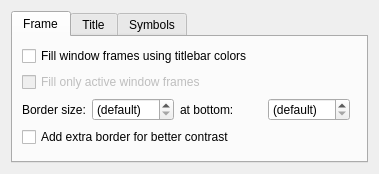
<?xml version="1.0" encoding="UTF-8"?>
<ui version="4.0">
 <class>KWinSkulptureDialog</class>
 <widget class="QWidget" name="KWinSkulptureDialog">
  <layout class="QVBoxLayout" name="verticalLayout">
   <item>
    <widget class="QTabWidget" name="tabWidget">
     <property name="enabled">
      <bool>true</bool>
     </property>
     <property name="currentIndex">
      <number>0</number>
     </property>
     <widget class="QWidget" name="tab">
      <attribute name="title">
       <string>Frame</string>
      </attribute>
      <layout class="QFormLayout" name="formLayout_3">
       <item row="0" column="0" colspan="2">
        <widget class="QCheckBox" name="cm_UseTitleBarBorderColors">
         <property name="text">
          <string>Fill window frames using titlebar colors</string>
         </property>
        </widget>
       </item>
       <item row="1" column="0" colspan="2">
        <widget class="QCheckBox" name="cm_DrawOnlyActiveFrames">
         <property name="enabled">
          <bool>false</bool>
         </property>
         <property name="text">
          <string>Fill only active window frames</string>
         </property>
        </widget>
       </item>
       <item row="2" column="0">
        <widget class="QLabel" name="label_7">
         <property name="text">
          <string>Border size:</string>
         </property>
        </widget>
       </item>
       <item row="2" column="1">
        <layout class="QHBoxLayout" name="horizontalLayout_5">
         <item>
          <widget class="QSpinBox" name="cm_BorderSize">
           <property name="specialValueText">
            <string>(default)</string>
           </property>
           <property name="suffix">
            <string> pixels</string>
           </property>
           <property name="minimum">
            <number>-1</number>
           </property>
           <property name="value">
            <number>-1</number>
           </property>
          </widget>
         </item>
         <item>
          <widget class="QLabel" name="label_8">
           <property name="text">
            <string>at bottom:</string>
           </property>
          </widget>
         </item>
         <item>
          <widget class="QSpinBox" name="cm_BottomBorderSize">
           <property name="specialValueText">
            <string>(default)</string>
           </property>
           <property name="suffix">
            <string> pixels</string>
           </property>
           <property name="minimum">
            <number>-1</number>
           </property>
           <property name="value">
            <number>-1</number>
           </property>
          </widget>
         </item>
         <item>
          <spacer name="horizontalSpacer">
           <property name="orientation">
            <enum>Qt::Horizontal</enum>
           </property>
          </spacer>
         </item>
        </layout>
       </item>
       <item row="3" column="0" colspan="2">
        <widget class="QCheckBox" name="cm_UseExtraContrastBorder">
         <property name="whatsThis">
          <string>When selected, an additional dark border is drawn around the window decoration borders. This increases the contrast on window managers that do not add shadows.</string>
         </property>
         <property name="text">
          <string>Add extra border for better contrast</string>
         </property>
        </widget>
       </item>
      </layout>
     </widget>
     <widget class="QWidget" name="widget_2">
      <attribute name="title">
       <string>Title</string>
      </attribute>
      <layout class="QFormLayout" name="formLayout">
       <item row="0" column="0">
        <widget class="QLabel" name="label_6">
         <property name="text">
          <string>Title bar margin:</string>
         </property>
        </widget>
       </item>
       <item row="0" column="1">
        <widget class="QSpinBox" name="cm_TitleHeight">
         <property name="specialValueText">
          <string>(default)</string>
         </property>
         <property name="suffix">
          <string> pixels</string>
         </property>
         <property name="minimum">
          <number>-1</number>
         </property>
         <property name="value">
          <number>-1</number>
         </property>
        </widget>
       </item>
       <item row="1" column="0">
        <widget class="QLabel" name="label_3">
         <property name="text">
          <string>Vertical text shift:</string>
         </property>
        </widget>
       </item>
       <item row="1" column="1">
        <layout class="QHBoxLayout" name="horizontalLayout_3">
         <item>
          <widget class="QSpinBox" name="cm_TextShift">
           <property name="minimum">
            <number>-9</number>
           </property>
           <property name="maximum">
            <number>9</number>
           </property>
          </widget>
         </item>
         <item>
          <widget class="QLabel" name="label">
           <property name="text">
            <string>for maximized windows:</string>
           </property>
          </widget>
         </item>
         <item>
          <widget class="QSpinBox" name="cm_TextShiftMaximized">
           <property name="minimum">
            <number>-9</number>
           </property>
           <property name="maximum">
            <number>9</number>
           </property>
          </widget>
         </item>
         <item>
          <spacer name="horizontalSpacer_3">
           <property name="orientation">
            <enum>Qt::Horizontal</enum>
           </property>
           <property name="sizeHint" stdset="0">
            <size>
             <width>0</width>
             <height>0</height>
            </size>
           </property>
          </spacer>
         </item>
        </layout>
       </item>
       <item row="2" column="0">
        <widget class="QLabel" name="label_4">
         <property name="text">
          <string>Horizontal alignment:</string>
         </property>
        </widget>
       </item>
       <item row="2" column="1">
        <layout class="QHBoxLayout" name="horizontalLayout_4">
         <item>
          <widget class="QRadioButton" name="cm_TitleAlign_Left">
           <property name="text">
            <string>Left</string>
           </property>
           <property name="checked">
            <bool>true</bool>
           </property>
          </widget>
         </item>
         <item>
          <widget class="QRadioButton" name="cm_TitleAlign_Center">
           <property name="text">
            <string>Center</string>
           </property>
          </widget>
         </item>
         <item>
          <widget class="QRadioButton" name="cm_TitleAlign_Right">
           <property name="text">
            <string>Right</string>
           </property>
          </widget>
         </item>
         <item>
          <spacer name="horizontalSpacer_4">
           <property name="orientation">
            <enum>Qt::Horizontal</enum>
           </property>
           <property name="sizeHint" stdset="0">
            <size>
             <width>0</width>
             <height>0</height>
            </size>
           </property>
          </spacer>
         </item>
        </layout>
       </item>
       <item row="3" column="1">
        <widget class="QCheckBox" name="cm_CenterFullWidth">
         <property name="enabled">
          <bool>false</bool>
         </property>
         <property name="text">
          <string>Center on full window width</string>
         </property>
         <property name="checked">
          <bool>true</bool>
         </property>
        </widget>
       </item>
      </layout>
     </widget>
     <widget class="QWidget" name="widget">
      <attribute name="title">
       <string>Symbols</string>
      </attribute>
      <layout class="QFormLayout" name="formLayout_2">
       <item row="0" column="0">
        <widget class="QLabel" name="label_5">
         <property name="text">
          <string>Symbol size factor:</string>
         </property>
        </widget>
       </item>
       <item row="0" column="1">
        <widget class="QDoubleSpinBox" name="cm_SymbolSize">
         <property name="minimum">
          <double>0.500000000000000</double>
         </property>
         <property name="maximum">
          <double>2.000000000000000</double>
         </property>
         <property name="singleStep">
          <double>0.100000000000000</double>
         </property>
         <property name="value">
          <double>1.000000000000000</double>
         </property>
        </widget>
       </item>
       <item row="1" column="0" colspan="2">
        <widget class="QCheckBox" name="cm_UseApplicationIcon">
         <property name="text">
          <string>Use application icon instead of menu symbol</string>
         </property>
         <property name="checked">
          <bool>true</bool>
         </property>
        </widget>
       </item>
       <item row="2" column="0">
        <widget class="QLabel" name="label_2">
         <property name="text">
          <string>Icon size:</string>
         </property>
        </widget>
       </item>
       <item row="2" column="1">
        <widget class="QSpinBox" name="cm_IconSize">
         <property name="specialValueText">
          <string>(default)</string>
         </property>
         <property name="suffix">
          <string> pixels</string>
         </property>
        </widget>
       </item>
      </layout>
     </widget>
    </widget>
   </item>
  </layout>
 </widget>
 <resources/>
 <connections>
  <connection>
   <sender>cm_UseTitleBarBorderColors</sender>
   <signal>toggled(bool)</signal>
   <receiver>cm_DrawOnlyActiveFrames</receiver>
   <slot>setEnabled(bool)</slot>
  </connection>
  <connection>
   <sender>cm_UseApplicationIcon</sender>
   <signal>toggled(bool)</signal>
   <receiver>label_2</receiver>
   <slot>setEnabled(bool)</slot>
  </connection>
  <connection>
   <sender>cm_UseApplicationIcon</sender>
   <signal>toggled(bool)</signal>
   <receiver>cm_IconSize</receiver>
   <slot>setEnabled(bool)</slot>
  </connection>
  <connection>
   <sender>cm_TitleAlign_Left</sender>
   <signal>toggled(bool)</signal>
   <receiver>cm_CenterFullWidth</receiver>
   <slot>setDisabled(bool)</slot>
  </connection>
  <connection>
   <sender>cm_TitleAlign_Center</sender>
   <signal>toggled(bool)</signal>
   <receiver>cm_CenterFullWidth</receiver>
   <slot>setEnabled(bool)</slot>
  </connection>
  <connection>
   <sender>cm_TitleAlign_Right</sender>
   <signal>toggled(bool)</signal>
   <receiver>cm_CenterFullWidth</receiver>
   <slot>setDisabled(bool)</slot>
  </connection>
 </connections>
</ui>
